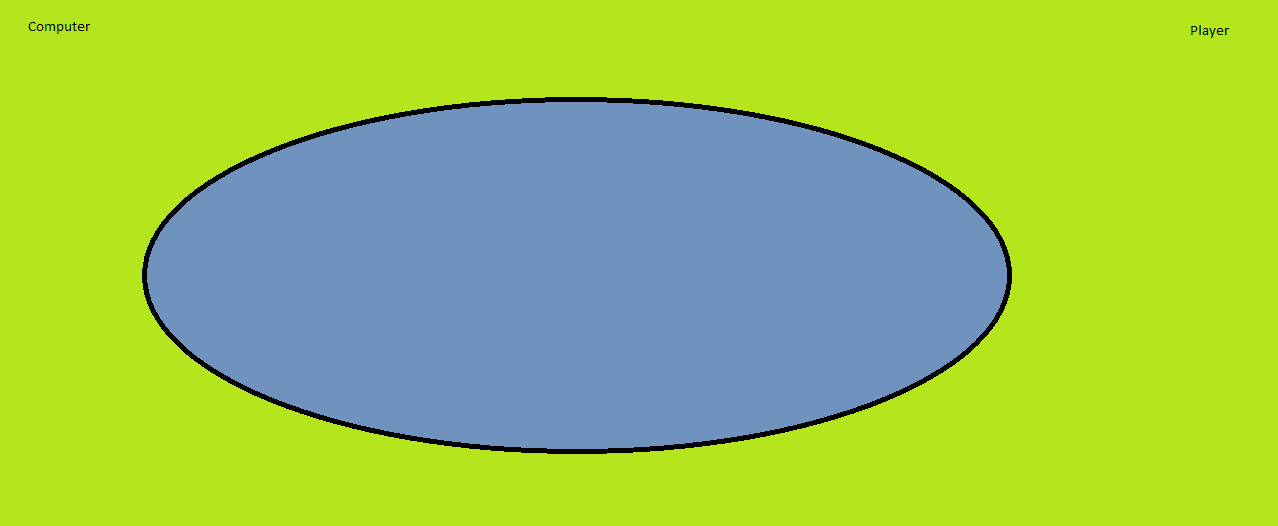
#> input picture v1.0/arena.png, 1278 x 526 px
$ python chopsticks.py
#> lines starting #> are read from the running program, lines starting #| are printed output that depends on the picture
#> the answer given: 3
### v1.5/updatePicture.py
from PIL import Image, ImageDraw

def updatePicture(state, mod=5):
#> called with mod = 5
    print("State:\t" + str(state))
    im = Image.open("arena.png")
#> im is the input picture: PIL image 1278x526 RGBA; mean R, G, B, A 154.2, 197.2, 84.6, 255

    w, h = im.size
#> w = 1278; h = 526
    xs = [w*0.25, w*0.25, w*0.75, w*0.75]
#> xs = [319.5, 319.5, 958.5, 958.5]
    ys = [h*0.1, h*0.5, h*0.1, h*0.5]
#> ys = [52.6, 263, 52.6, 263]

    fw = w*0.25
#> fw = 319.5
    fh = (h*0.4) / mod
#> fh = 42.08

    yBuff = fh*0.1
#> yBuff = 4.21

    draw = ImageDraw.Draw(im)

    for i in range(0, 4):
        for j in range(0, mod):
            if state[i] > j:
                bbox = (xs[i] - fw/2, ys[i] + fh*(j-0.5) + yBuff,
                    xs[i] + fw/2, ys[i] + fh*(j + 0.5) - yBuff)
                draw.ellipse(bbox, fill=(50,50,50,200))
    del draw

    im.save("arenaCurrent.png")
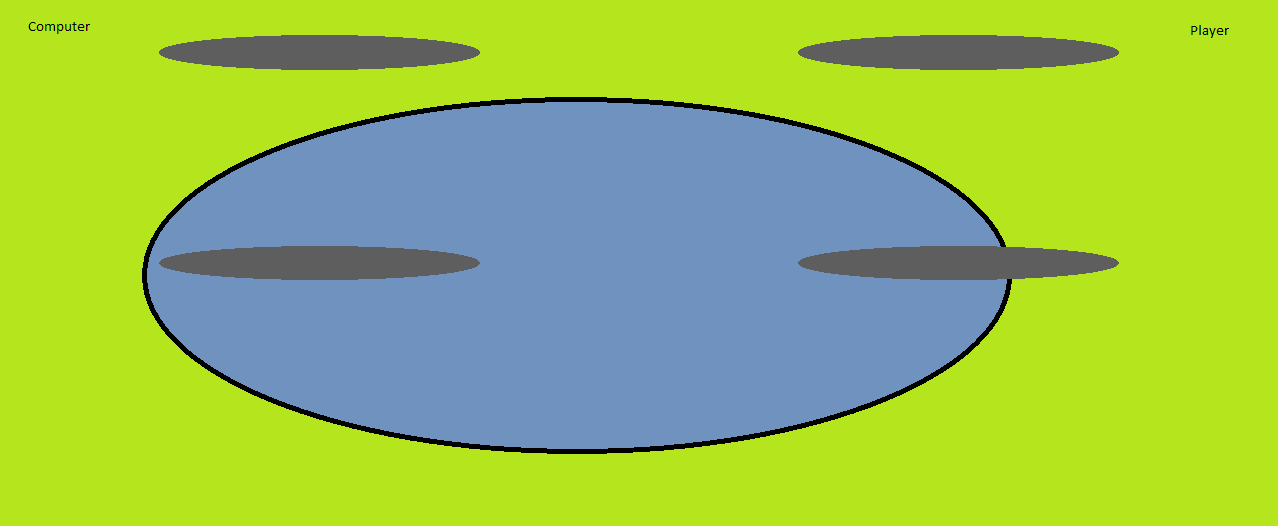
#> saved as arenaCurrent.png: PIL image 1278x526 RGBA; mean R, G, B, A 148.9, 189.7, 82.3, 252.1; transparent parts drawn white

### base_functions.py
# functions used by all v0 and v1s

import pandas as pd
import random
import sys
from universal_functions import *

strategyFile = "strategy.csv"

# gameplay

# get a state from the user
# note must invert state when reading in and writing out for the computer
# but this is done elsewhere
def inputState(state, strategyFile, mod=5):
    nextMove = [-1, -1, -1, -1]
    while not validMove(state, nextMove, mod=mod):
        nextMove = conform(parseState(input("input move values, space seperated\t")))
    addLookupEntry(state, nextMove, strategyFile, mod=mod)
    return nextMove

# checks if a move is allowed
def validMove(state, nextState, mod=5):
    return nextState in possibleNextMoves(state, mod=mod)

# parse a string of space seperated values to an array
# [44 lines left out: functions parseState, advanceState, addLookupEntry, lookUpNextMove, not called in this run]

### v1.0/drawState.py
from subprocess import Popen,PIPE,STDOUT,call
import time
import os

def drawState(first=False):
    try:
        if not first:
            # os.system("Stop-Process -processname Microsoft.Photos")
            # os.system("TASKKILL /f /im Microsoft.Photos.exe")

            # super useful for SILENTLY doing this task
            proc = Popen('TASKKILL /f /im Microsoft.Photos.exe',
                shell=True, stdout=PIPE, )
            output=proc.communicate()[0]

            proc.wait()

            time.sleep(0.3)

        os.startfile("arenaCurrent.png")

    except:
        print("Your computer does not support opening and closing image files")
        print("Open arenaCurrent.png to see the state or just remember the state")
        print("Only windows gets nice graphics :(")

### universal_functions.py
# functions that are used by every version and do not change
# these may have to be overriden / not used in very different versions of the game
# ie preservation
import random

# gameplay

# is the game over?
def gameOver(state, depth=0):
    p1 = ( state[0] == 0 and state[1] == 0 )
    p2 = ( state[2] == 0 and state[3] == 0 )
    if p1:
        return 1
    elif p2:
        return 2
    elif depth > 100:
        return 0
    else:
        return -1

# gets a move from moves that we know are good
def randomState(previousState, mod=5):
    return random.choice(possibleNextMoves(previousState, mod=mod))

# random state, does every possible hit and every possible switch not every possible state, only valid moves allowed
def possibleNextMoves(p, mod=5):
    lc = []  # probably legit hits, still pass it through validMove checker though
    # hits
    for i in range(0, 2):
        for j in range(2, 4):
            if p[i] != 0 and p[j] != 0: # 0 hit is not allowed
                cur = p[:]
                cur[j] = (cur[i] + cur[j]) % mod
                lc.append(conform(cur))
    # switches
    # note these are already conformed
    cc = p[:]
    cc[1] = cc[0] + cc[1]
    cc[0] = 0
    while cc[1] >= cc[0]:
        if cc[1] < mod:
            if cc[0] != p[0]:  # can not be the same strategy you already have
                lc.append(cc[:])
        cc[0] += 1
        cc[1] -= 1
    return lc


# csv i/o

# add the modulus to the filename
def modFileName(fileName, mod=5):
    smf = fileName.split(".")
    smf[0] += str(mod)
    smf = ".".join(smf)
    return smf

# turn a list into a string
def listToString(l):
    return " ".join([str(e) for e in l])


# change hands format

# makes it so that all identical hand states are treated as the same
def conform(state):
    """
    new format is
    [ small big small big]
    without loss of generality
    """
    return [min(state[0], state[1]), max(state[0], state[1]), min(state[2], state[3]), max(state[2], state[3])]

# flips the reference frame
def invertState(state):
    return [state[2], state[3], state[0], state[1]]

### v1.0/chopsticks.py
from updatePicture import updatePicture
from drawState import drawState
import time
import sys
import os
sys.path.insert(0, "..")
from base_functions import *
from universal_functions import *

# what modulus is the game played in?
mod = 5
try:
    mod = int(input("what modulus would you like to play in? (answer an integer between 2 and 9 inclusive)\t"))
except:
    pass
if not os.path.exists(modFileName(strategyFile, mod=mod)):
    headDf = pd.DataFrame(columns=["Previous", "Next"])
    headDf.to_csv(modFileName(strategyFile, mod=mod), index=False)

print("Let's begin")

state = [1, 1, 1, 1]
updatePicture(state)
drawState(first=True)
turn = 0
shift = random.randint(0, 1)  # who goes first?
player = input("Would you like to play against me?\n\
Yes-play against computer, No-play against human(y/n)\t")
#> the answer given: n
if "n" in player.lower():
    player = "human"
else:
    player = "computer"

# game loop
while gameOver(state) == -1:
    if (turn + shift) % 2 == 0:  # computer move
        if player == "computer":
            print("My turn")
            time.sleep(0.5)
            state = advanceState(state, strategyFile, mod=mod)
            time.sleep(0.5)
        else:
            print("Player turn")
            state = conform(inputState(state, strategyFile, mod=mod))
    else:
        print("Player turn")
        # note the state assumes the current player is listed first
        state = invertState(state)
        # make the choice
        state = conform(inputState(state, strategyFile, mod=mod))
#> (the run stopped early here; a loop or call above may not have finished)
